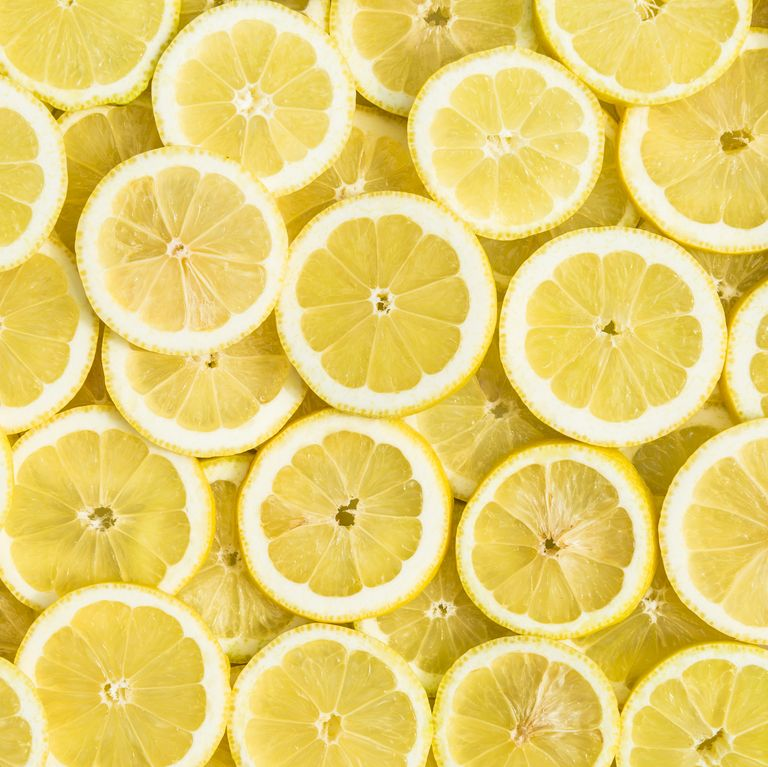
#> input picture image/lemon.jpg, 768 x 767 px
$ python 'from pyimage.py'   (older library calls are emulated)
#> lines starting #> are read from the running program, lines starting #| are printed output that depends on the picture; after the words box and inside, x2 and y2 are one past the last pixel; in counts of white or black regions, pixels touching at a corner belong together
import cv2
import numpy as np
from matplotlib import pyplot as plt
from scipy import ndimage
from skimage import measure, color, io
from skimage.restoration import denoise_nl_means, estimate_sigma
from skimage import exposure
from skimage import data, img_as_float
kernel2 = np.ones((5, 5), np.float)/9
kernel3 = np.ones((7, 7), np.float)/9
kernel = np.ones((3, 3), np.uint8)
img1= cv2.imread("image/lemon.jpg", cv2.IMREAD_COLOR)
#> img1 is the input picture: shape (767, 768, 3); mean B, G, R 112.7, 208.9, 231.5
img1 = cv2.resize(img1,(500,500))
#> img1: shape (500, 500, 3)
# [4 lines of commented-out code are left out]

img = cv2.cvtColor(img1, cv2.COLOR_BGR2GRAY)
img = cv2.resize(img,(500,500))

# sigma_est = np.mean(estimate_sigma(img,multichannel=True))
# median = denoise_nl_means(img, h=1.15 * sigma_est, fast_mode=False,patch_size=5,patch_distance=6,multichannel=True, preserve_range=True)
# median = exposure.equalize_hist(median)
#

# # img = exposure.equalize_adapthist(img, kernel_size=None, clip_limit=0.01, nbins=256)
# # img = cv2.normalize(src=img, dst=None, alpha=0, beta=255, norm_type=cv2.NORM_MINMAX, dtype=cv2.CV_8U)
ret1, thresh = cv2.threshold(img,170, 255, cv2.THRESH_BINARY)
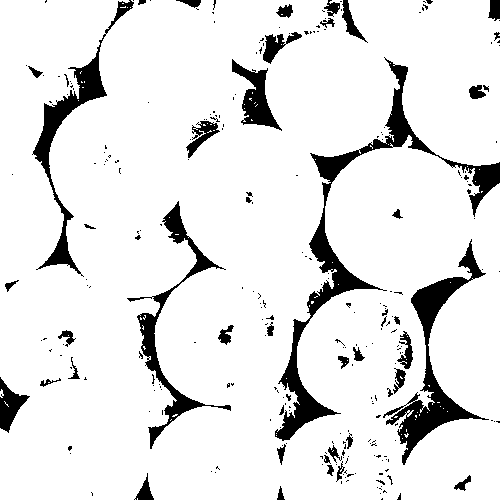
#> thresh: shape (500, 500); 89.9% white; 266 black regions (218 under 20 px), largest, box (x1, y1, x2, y2) and area: (275, 57, 500, 441) 7221, (383, 239, 489, 465) 4482, (32, 0, 134, 277) 3290
ret2, thresh2 = cv2.threshold(img,200, 255, cv2.THRESH_BINARY)
#> thresh2: shape (500, 500); 61.1% white; 780 black regions (635 under 20 px), largest, box (x1, y1, x2, y2) and area: (113, 51, 500, 468) 24056, (194, 140, 305, 256) 8467, (0, 0, 154, 313) 8228
# thresh = cv2.filter2D(thresh,-1,kernel3)
bg = cv2.dilate(thresh, kernel, iterations=3)
#> bg: shape (500, 500); 97.6% white; 53 black regions (27 under 20 px), largest, box (x1, y1, x2, y2) and area: (415, 280, 461, 330) 722, (406, 390, 466, 445) 676, (281, 359, 325, 437) 611
dist_transform = cv2.distanceTransform(bg, cv2.DIST_L2, 3)
ret3, fg = cv2.threshold(dist_transform, 0.1 * dist_transform.max(), 255, 0)
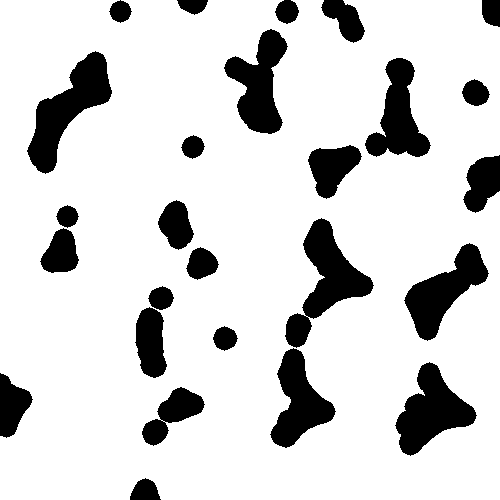
#> fg: shape (500, 500) float32; 83.3% white; 26 black regions, largest, box (x1, y1, x2, y2) and area: (27, 51, 112, 174) 4171, (285, 218, 374, 348) 4167, (395, 362, 477, 456) 3810
#> ret3 = 10.83
# # ret2, thresh2 = cv2.threshold(img,100, 255, cv2.THRESH_BINARY)
# # thresh2 = cv2.erode(thresh2, kernel, iterations=2)
#
unknown = cv2.subtract(bg,thresh2)
#> unknown: shape (500, 500); 36.5% white; 780 white regions (635 under 20 px), largest, box (x1, y1, x2, y2) and area: (113, 51, 500, 468) 19961, (194, 140, 305, 256) 8467, (0, 0, 154, 313) 7187
#
ret4, markers = cv2.connectedComponents(thresh2)
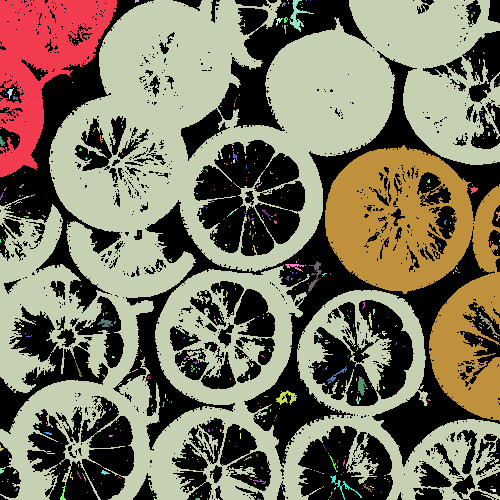
#> markers: shape (500, 500) int32; 462 distinct labels, from 0 to 461; one colour per label, 0 black
#> ret4 = 462
markers = markers+1
#> markers: shape (500, 500) int32; 462 distinct labels, from 1 to 462
markers [unknown ==255] = 0
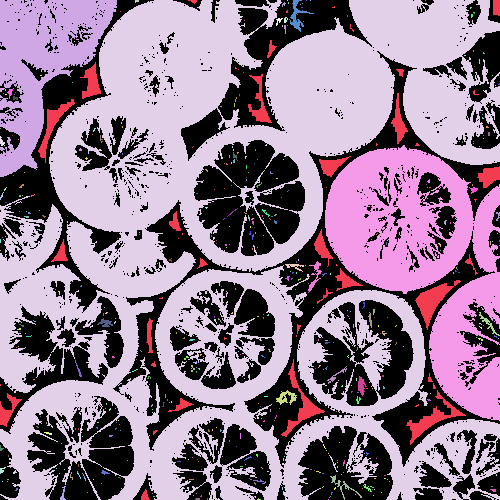
#> markers: shape (500, 500) int32; 463 distinct labels, from 0 to 462; one colour per label, 0 black
# markers = cv2.normalize(src=markers , dst=None, alpha=0, beta=255, norm_type=cv2.NORM_MINMAX, dtype=cv2.CV_8U)
# img1= cv2.normalize(src=img1 , dst=None, alpha=0, beta=255, norm_type=cv2.NORM_MINMAX, dtype=cv2.CV_8U)
plt.imshow(markers , cmap = "jet")
plt.hist(img.flat,bins =100 , range =(0,255))
plt.show()
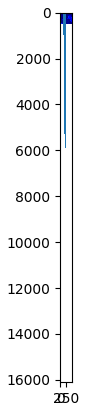
#> figure drawn by matplotlib, 1 panel
#
markers = cv2.watershed(img1,markers)
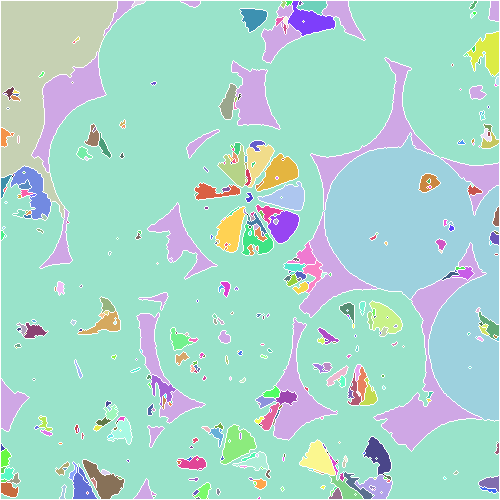
#> markers: shape (500, 500) int32; 454 distinct labels, from -1 to 461; one colour per label, 0 black, -1 white
img1[markers ==-1] = [255,0,255]
#> img1: shape (500, 500, 3); mean B, G, R 122.4, 198.3, 233.2
img2 = color.label2rgb(markers)
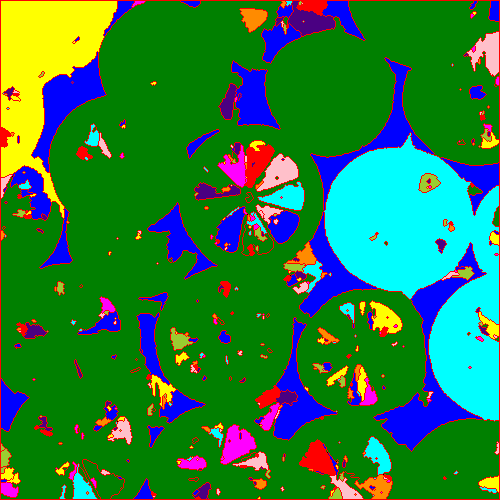
#> img2: shape (500, 500, 3) float64; mean R, G, B 0.155, 0.494, 0.249
#
# fg= cv2.normalize(src=fg, dst=None, alpha=0, beta=255, norm_type=cv2.NORM_MINMAX, dtype=cv2.CV_8U)
# #
# # #dilate = cv2.dilate(thresh, kernel, iterations=4)
# # erode = cv2.erode(thresh, kernel, iterations=1)
# # canny = cv2.Canny(img,50,50)
# # bg = cv2.bitwise_not(canny)
# #
# # # bg = cv2.bitwise_not(erode)
# # # unknown =cv2.bitwise_xor(thresh2,canny )
# # # e_unknown = cv2.erode(unknown, kernel, iterations=3)
# # # fg = cv2.subtract(bg,e_unknown)
# # # fg =cv2.bitwise_and(thresh2,fg )
# # # dist_transform = cv2.distanceTransform(fg, cv2.DIST_L2, 3)
# # # ret3, fg = cv2.threshold(dist_transform, 0.2 * dist_transform.max(), 255, 0)
# # #
#plt.hist(median.flat,bins =100 , range =(0,255))
#plt.show()
cv2.imshow("image", img)
# cv2.imshow("median", median)
cv2.imshow("thresh", thresh)
cv2.imshow("thresh2", thresh2)
cv2.imshow("bg", bg)
cv2.imshow("fg", fg)
# cv2.imshow("thresh", thresh)
# # cv2.imshow("thresh 2", thresh2)
# # cv2.imshow("erode", erode)
# cv2.imshow("canny", canny)
# # cv2.imshow("unknown", unknown)
# cv2.imshow("fg", fg)
# # cv2.imshow("eroded unknown", e_unknown)
cv2.imshow("original image",img1)
cv2.imshow("Colored grains",img2)
# # #cv2.imshow("dilate",dilate)
# cv2.imshow("bg", bg)
cv2.waitKey(0)
cv2.destroyAllWindows()
